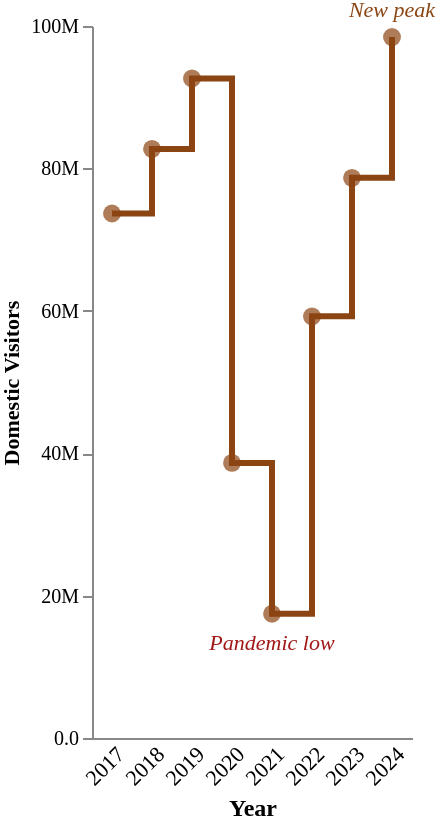

Vega-Lite specification for this chart:
### Vega-Lite specification from a JSON file in a GitHub repository (floating-point values rounded to 4 significant figures)
{"$schema": "https://vega.github.io/schema/vega-lite/v5.json", "width": "container", "height": 410, "autosize": "fit", "padding": 0, "data": {"values": [{"year": "2017", "visitors": 73662000}, {"year": "2018", "visitors": 82741000}, {"year": "2019", "visitors": 92638000}, {"year": "2020", "visitors": 38635000}, {"year": "2021", "visitors": 17451000}, {"year": "2022", "visitors": 59217000}, {"year": "2023", "visitors": 78676000}, {"year": "2024", "visitors": 98446000}]}, "layer": [{"mark": {"type": "line", "interpolate": "step-after", "strokeWidth": 3, "color": "#8b4513"}, "encoding": {"x": {"field": "year", "type": "ordinal", "sort": ["2017", "2018", "2019", "2020", "2021", "2022", "2023", "2024"], "axis": {"title": "Year", "titleFont": "DM Sans", "titleFontSize": 12, "labelFont": "DM Sans", "labelFontSize": 11, "labelAngle": -45, "grid": false, "ticks": false, "domain": true}}, "y": {"field": "visitors", "type": "quantitative", "axis": {"title": "Domestic Visitors", "titleFont": "DM Sans", "titleFontSize": 11, "labelFont": "DM Sans", "labelFontSize": 10, "grid": false, "format": ".2s", "tickCount": 4, "domain": true}}, "tooltip": [{"field": "year", "type": "ordinal", "title": "Year"}, {"field": "visitors", "type": "quantitative", "title": "Domestic Visitors", "format": ","}]}}, {"mark": {"type": "point", "filled": true, "size": 80, "color": "#8b4513"}, "encoding": {"x": {"field": "year", "type": "ordinal"}, "y": {"field": "visitors", "type": "quantitative"}, "tooltip": [{"field": "year", "type": "ordinal", "title": "Year"}, {"field": "visitors", "type": "quantitative", "title": "Domestic Visitors", "format": ","}]}}, {"mark": {"type": "text", "align": "center", "baseline": "bottom", "dy": 20, "fontSize": 11, "fontStyle": "italic", "font": "DM Sans", "color": "#a01818"}, "transform": [{"filter": "datum.year === '2021'"}], "encoding": {"x": {"field": "year", "type": "ordinal"}, "y": {"field": "visitors", "type": "quantitative"}, "text": {"value": "Pandemic low"}}}, {"mark": {"type": "text", "align": "center", "baseline": "bottom", "dy": -8, "fontSize": 11, "fontStyle": "italic", "font": "DM Sans", "color": "#8b4513"}, "transform": [{"filter": "datum.year === '2024'"}], "encoding": {"x": {"field": "year", "type": "ordinal"}, "y": {"field": "visitors", "type": "quantitative"}, "text": {"value": "New peak"}}}], "config": {"background": "transparent", "view": {"stroke": "transparent"}}}
